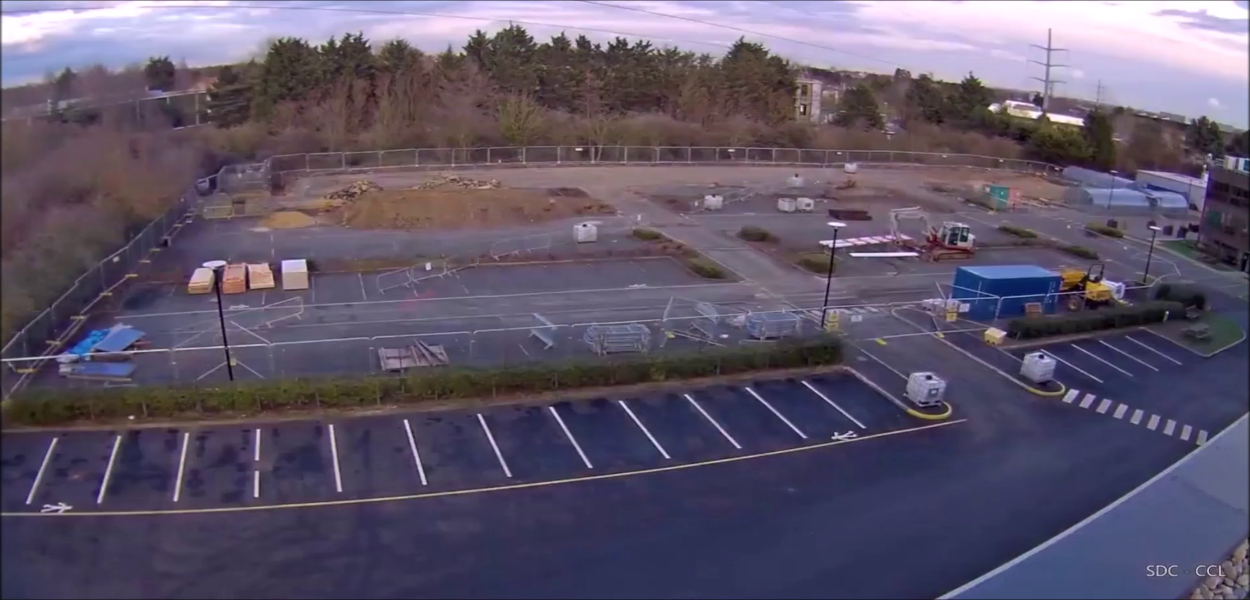
#> input picture parking_lot.png, 1250 x 600 px
$ jupyter execute 'select slot coordinates.ipynb'
#> lines starting #> are read from the running program, lines starting #| are printed output that depends on the picture
[cell 1]
import cv2

[cell 2]
print("[INFO] Loading parking lot image ...")

image = "parking_lot.png"

image = cv2.imread(image)
#> image is the input picture: shape (600, 1250, 3); mean B, G, R 105.3, 85.3, 94.5

[cell 3]
file = open("slot_coordinates.txt","r+")

file.truncate(0)

file.close()

print("[INFO] Parking lot image loaded successfully!")

print("[INFO] Click all corners to draw parking area. Press SPACE to save after each area")

[cell 4]
points=[]
def mouse_callback(event, x, y, flags, param):

    if event == cv2.EVENT_LBUTTONDOWN:
        points.append(x)
        points.append(y)

[cell 5]
parking_lot = 0
cv2.namedWindow("Parking area")
while True:
    image = cv2.resize(image, (1300,650), interpolation=cv2.INTER_AREA)
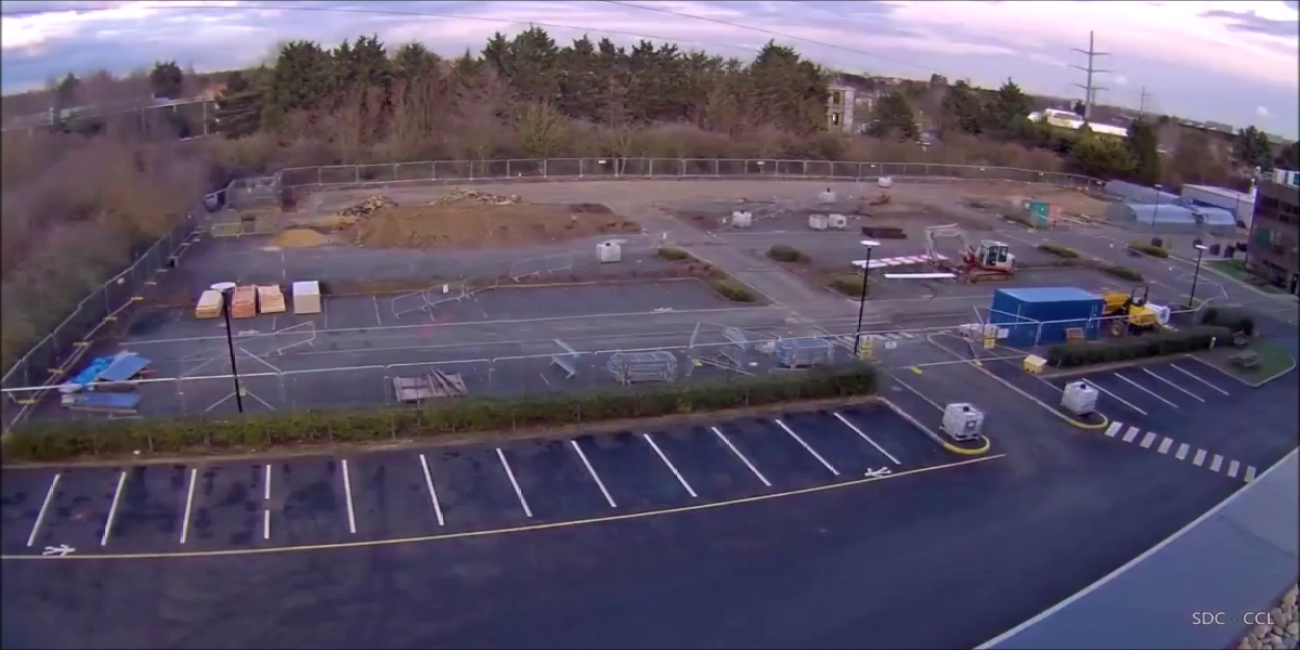
#> image: shape (650, 1300, 3); mean B, G, R 105.2, 85.2, 94.4
    cv2.imshow("Parking area", image)

    cv2.setMouseCallback("Parking area", mouse_callback)

    if cv2.waitKey(5) == 32:

#> (key Esc is pressed here)
        parking_lot += 1

        print("[INFO] SPACE pressed! New parking area saved.")

        print("[INFO] Number of parking lots: {}".format(parking_lot))


        with open('slot_coordinates.txt', 'a') as file:

            file.write("{} {} {} {} {} {} {} {}\n". format(points[0],points[1],points[2],points[3],points[4],points[5],points[6],points[7]))
            points.clear()
        continue

    if cv2.waitKey(5) == 27:

#> (key Esc is pressed here)
        print("[INFO] Exit drawing parking area.")

        break

cv2.destroyAllWindows()
